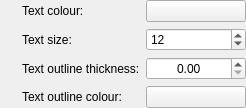
        <widget class="QWidget" name="widget_17" native="true">
         <layout class="QGridLayout" name="gridLayout_3">
          <property name="leftMargin">
           <number>0</number>
          </property>
          <property name="topMargin">
           <number>0</number>
          </property>
          <property name="rightMargin">
           <number>0</number>
          </property>
          <property name="bottomMargin">
           <number>0</number>
          </property>
          <item row="3" column="2">
           <widget class="QLabel" name="label_47">
            <property name="sizePolicy">
             <sizepolicy hsizetype="Minimum" vsizetype="Preferred">
              <horstretch>0</horstretch>
              <verstretch>0</verstretch>
             </sizepolicy>
            </property>
            <property name="text">
             <string>Text outline colour:</string>
            </property>
           </widget>
          </item>
          <item row="2" column="0">
           <spacer name="horizontalSpacer_10">
            <property name="orientation">
             <enum>Qt::Horizontal</enum>
            </property>
            <property name="sizeType">
             <enum>QSizePolicy::Expanding</enum>
            </property>
            <property name="sizeHint" stdset="0">
             <size>
              <width>0</width>
              <height>20</height>
             </size>
            </property>
           </spacer>
          </item>
          <item row="3" column="1">
           <widget class="InfoTextWidget" name="textOutlineColourInfoText" native="true">
            <property name="sizePolicy">
             <sizepolicy hsizetype="Fixed" vsizetype="Fixed">
              <horstretch>0</horstretch>
              <verstretch>0</verstretch>
             </sizepolicy>
            </property>
            <property name="minimumSize">
             <size>
              <width>16</width>
              <height>16</height>
             </size>
            </property>
            <property name="toolTip">
             <string>If the text outline thickness setting has a nonzero value, then a text outline will be displayed with this colour.</string>
            </property>
           </widget>
          </item>
          <item row="2" column="3">
           <widget class="QDoubleSpinBox" name="textOutlineThicknessSpinBox">
            <property name="sizePolicy">
             <sizepolicy hsizetype="Minimum" vsizetype="Fixed">
              <horstretch>0</horstretch>
              <verstretch>0</verstretch>
             </sizepolicy>
            </property>
            <property name="focusPolicy">
             <enum>Qt::StrongFocus</enum>
            </property>
            <property name="alignment">
             <set>Qt::AlignCenter</set>
            </property>
            <property name="maximum">
             <double>2.000000000000000</double>
            </property>
            <property name="singleStep">
             <double>0.100000000000000</double>
            </property>
           </widget>
          </item>
          <item row="0" column="1">
           <widget class="InfoTextWidget" name="textColourInfoText" native="true">
            <property name="sizePolicy">
             <sizepolicy hsizetype="Fixed" vsizetype="Fixed">
              <horstretch>0</horstretch>
              <verstretch>0</verstretch>
             </sizepolicy>
            </property>
            <property name="minimumSize">
             <size>
              <width>16</width>
              <height>16</height>
             </size>
            </property>
            <property name="toolTip">
             <string>This colour is used for the text of node labels.</string>
            </property>
           </widget>
          </item>
          <item row="3" column="3">
           <widget class="ColourButton" name="textOutlineColourButton">
            <property name="sizePolicy">
             <sizepolicy hsizetype="Minimum" vsizetype="Fixed">
              <horstretch>0</horstretch>
              <verstretch>0</verstretch>
             </sizepolicy>
            </property>
            <property name="focusPolicy">
             <enum>Qt::StrongFocus</enum>
            </property>
            <property name="text">
             <string/>
            </property>
           </widget>
          </item>
          <item row="2" column="2">
           <widget class="QLabel" name="label_7">
            <property name="sizePolicy">
             <sizepolicy hsizetype="Minimum" vsizetype="Preferred">
              <horstretch>0</horstretch>
              <verstretch>0</verstretch>
             </sizepolicy>
            </property>
            <property name="text">
             <string>Text outline thickness:</string>
            </property>
           </widget>
          </item>
          <item row="2" column="1">
           <widget class="InfoTextWidget" name="textOutlineThicknessInfoText" native="true">
            <property name="sizePolicy">
             <sizepolicy hsizetype="Fixed" vsizetype="Fixed">
              <horstretch>0</horstretch>
              <verstretch>0</verstretch>
             </sizepolicy>
            </property>
            <property name="minimumSize">
             <size>
              <width>16</width>
              <height>16</height>
             </size>
            </property>
            <property name="toolTip">
             <string>This is the thickness of the outline drawn around node labels when the 'Text outline' option is ticked.&lt;br&gt;&lt;br&gt;
                                                  Large values can make text easier to read, but may obscure more of the graph.</string>
            </property>
           </widget>
          </item>
          <item row="0" column="3">
           <widget class="ColourButton" name="textColourButton">
            <property name="sizePolicy">
             <sizepolicy hsizetype="Minimum" vsizetype="Fixed">
              <horstretch>0</horstretch>
              <verstretch>0</verstretch>
             </sizepolicy>
            </property>
            <property name="minimumSize">
             <size>
              <width>100</width>
              <height>0</height>
             </size>
            </property>
            <property name="focusPolicy">
             <enum>Qt::StrongFocus</enum>
            </property>
            <property name="text">
             <string/>
            </property>
           </widget>
          </item>
          <item row="2" column="4">
           <spacer name="horizontalSpacer_8">
            <property name="orientation">
             <enum>Qt::Horizontal</enum>
            </property>
            <property name="sizeType">
             <enum>QSizePolicy::Expanding</enum>
            </property>
            <property name="sizeHint" stdset="0">
             <size>
              <width>0</width>
              <height>20</height>
             </size>
            </property>
           </spacer>
          </item>
          <item row="0" column="2">
           <widget class="QLabel" name="label_26">
            <property name="sizePolicy">
             <sizepolicy hsizetype="Minimum" vsizetype="Preferred">
              <horstretch>0</horstretch>
              <verstretch>0</verstretch>
             </sizepolicy>
            </property>
            <property name="text">
             <string>Text colour:</string>
            </property>
           </widget>
          </item>
          <item row="1" column="2">
           <widget class="QLabel" name="label">
            <property name="text">
             <string>Text size:</string>
            </property>
           </widget>
          </item>
          <item row="1" column="3">
           <widget class="QSpinBox" name="textSizeSpinBox">
            <property name="value">
             <number>12</number>
            </property>
           </widget>
          </item>
         </layout>
        </widget>
